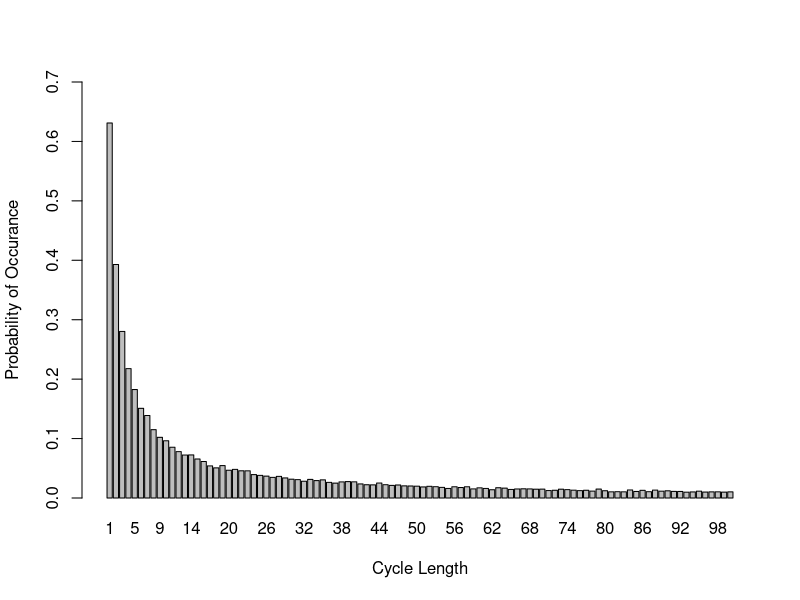

R code for this plot:
# Group members:
# 1. Jie Xin Ng s1859154
# 2. Qiqi Xiao s2323497
# 3. Imran Toprak s2430699

# GitHub Repo: https://github.com/JieXinNg/StatsProgrammingCW2.git

# Team member contributions: 
# the three of us did all the questions and helped each other out when stuck
# we compared and modified our codes into this final version
# each of us contributed equally towards this assignment, 33% each 

### Overview ####
# This project finds a good strategy for the prisoner problem with simulations.
# The prisoner problem is a problem with 2n prisoners, boxes, and cards. 
# Each prisoner is assigned a number from 1 to 2n.
# The same is done for the boxes and cards.
# In each box, a card is randomly allocated.
# The prisoner has n tries to open a box until he finds card k, his own number.
# This project simulates 3 strategies to find card k by the n-th opened box.
# A success is when the prisoner found card k by the n-th box in a simulation.
# We compare the 3 strategies with the probabilities of successful simulations.
# Startegy 1 starts at box k, then going to the next box with the card number 
# gotten in box k, this process is repeated until card = k is found.
# Strategy 2 is the same as Strategy 1, but starting at a random box instead.
# Strategy 3 is opening boxes randomly until card = k is found.
# Function Pone simulates the prisoner problem and estimate the probabilities.
# From the results, we are interested in finding the joint success probability. 
# Pall is a function to estimate the success probability for all prisoners.
# We then created dloop to explore the probabilities of each loop length from 1 
# to 2n occurring at least once in a random shuffling of cards to boxes.
# dloop is used to find an explanation for why strategy 1 is better.
# The presence of loops while being in the loop for starting at box k increases 
# the chances of finding card k if loops with length<=n are more likely to occur 
# We end the project with visualising the probabilities of each loop length from
# 1 to 2n occurring at least once in a random shuffling of cards to boxes.
#################

create_box <- function(n)
{
  # returns a list of 2n of box-car pairs, each card is randomly allocated to a box  
  # @return box_with_card = a list of box and card pairs
  # @param n = half of the number of boxes, i.e. put n=5 if you wish to create 10 box-card pairs

  
  box_number <- c(1:(2*n)) # create an array of boxes from 1 to 2n
  card_number <- sample(1:(2*n)) # create an array of cards randomly sorted from 1 to 2n
  box_with_card <- list() # create a list to contain the box-card pair
  
  # loop to pair up the boxes and cards
  for (i in 1:(2*n)) {
    box_with_card <- append(box_with_card, list(c(box_number[i],card_number[i]))) 
  }
  
  return(box_with_card) # this is in the format (box_number,card_number)
}


strategy1 <- function(n, k, box_with_card)
{
  # this function is used to determine if the k-th prisoner succeed by strategy 1
  # return 1 if succeed or return 0 if fail
  # Strategy 1 is to start at box k, then going to the subsequent box with the 
  # card number gotten in box k, this process is repeated until card = k is found
  # @param n = number of boxes opened to find k card
  # @param k = prisoner's number
  # @param box_with_card = the list of all box-card pairs
  
  
  k_success <- 0
  picked_box <- box_with_card[[k]] # The k-th box is the first opened box
  
  # loop n times as a prisoner only has n tries
  for (b in 1:n){
    # if we do not find the prisoner's number in the box
    if (picked_box[2] != k){
      # pick the next box using the card number found in current box
      picked_box <- box_with_card[[picked_box[2]]] 
    }
    # if we found the prisoner's card by the n-th opened box
    else {
      k_success <- 1 # count up the number of successess
      break
    }
  }
  return (k_success)
}


strategy2 <- function(n, k, box_with_card)
{
  # this function is used to determine if the k-th prisoner succeed by strategy 2
  # return 1 if succeed or return 0 if fail
  # Strategy 2 is the same as Strategy 1, but starting at a random box instead
  # @param n = number of boxes opened to find k card
  # @param k = prisoner's number
  # @param box_with_card = the list of all box-card pairs
  
  
  k_success <- 0
  # start from a randomly selected box
  picked_box <- box_with_card[[sample(1:(2*n),1)]] 
  
  # loop n times as a prisoner only has n tries
  for (b in 1:n){
    # if we do not find the prisoner's number in the box
    if (picked_box[2] != k){
      # pick the next box using the card number found in current box
      picked_box <- box_with_card[[picked_box[2]]]
    }
    # if we found the prisoner's card by the n-th opened box
    else {
      k_success <- 1  # count up the number of successes
      break
    }
  }
  return (k_success)
}


strategy3 <- function(n, k, box_with_card)
{
  # this function is used to determine if the k-th prisoner succeed by strategy 3
  # return 1 if succeed or return 0 if fail
  # Strategy 3 is opening boxes randomly until card = k is found
  # @param n = number of boxes opened to find k card
  # @param k = prisoner's number
  # @param box_with_card = the list of all box-card pairs
  
  k_success <- 0
  # prisoners open n boxes at random
  open_order <- c(sample(1:(2*n),n))
  # every prisoner can open at most n boxes
  for (j in 1:n) {
    # if the prisoner successfully found the card with number k
    if (box_with_card[[open_order[j]]][2] == k) {
      k_success <- 1 # count up the number of successes
      break
    }
  }
  return(k_success)
}

Pone <- function(n, k, strategy, nreps){
  
  # Pone is used to estimate the probability of finding card = k by the n-th box
  # Strategy 1 is to start at box k, then going to the subsequent box with the 
  # card number gotten in box k, this process is repeated until card = k is found
  # Strategy 2 is the same as Strategy 1, but starting at a random box instead
  # Strategy 3 is opening boxes randomly until card = k is found
  #
  # This function uses create_box
  # @return the probability of finding card = k by the n-th box given a strategy
  # @param n = number of boxes opened to find k card
  # @param k = prisoner's number
  # @param strategy = strategy chosen to find k card
  # @param nreps = number of repetitions of simulation to estimate probability
  
  if (strategy == 1){
    count = 0 # start a counter for successful simulations 
    
    # repeat the simulation nreps times
    for (rep in 1:nreps){
      box_with_card <- create_box(n) # create a list of 2n random box-card pairs 
      # counting the simulation as a success
      count <- strategy1(n, k, box_with_card) + count
    }
  }
  
  else if (strategy == 2)
  {
    count = 0 # start a counter for successful simulations
    # repeat the simulation nreps times
    for (rep in 1:nreps){
      box_with_card <- create_box(n) # create a list of 2n random box-card pairs 
      # counting the simulation as a success
      count <- strategy2(n, k, box_with_card) + count
    }
  }
  
  else if (strategy == 3)
  {
    count = 0 # start a counter for successful simulations
    # repeat the simulation nreps times
    for (rep in 1:nreps){
      box_with_card <- create_box(n) # create a list of 2n random box-card pairs 
      # counting the simulation as a success
      count <- strategy3(n, k, box_with_card) + count
    }
  }
  
  return(count/nreps) # probability = number of successes / total simulations 
  
}


Pall <- function(n,strategy,nreps)
{ 
  # Pall aims to find the probability that all prisoners successfully found their card 
  # The 3 strategies are the same as those in Pone.
  # @param n = number of boxes opened to find k card
  # @param strategy = strategy chosen to find k card, which should be 1, 2 or 3
  # @param nreps = number of repetitions of simulation to estimate probability
  
  count_simulations <- 0 # counting up the number of times that all prisoners succeed
  if(strategy == 1)
  {
    # repeat the simulation nreps times
    for (rep in 1:nreps){
      # counting up the number of prisoners succeed in one simulation
      count_one_simulation <- 0 
      # all box-card pairs are exactly the same for every prisoner in one simulation
      box_with_card <- create_box(n)
      # loop over the prisoners
      for (k in 1:(2*n)){
        count_one_simulation <- strategy1(n, k, box_with_card) + count_one_simulation
      }
      # decide if all prisoners succeed in this simulation
      if (count_one_simulation == 2*n){
        count_simulations <- count_simulations + 1 # +1 for every joint success
      }
    }
  }
  
  else if (strategy == 2)
  {
    # counting up the number of times that all prisoners succeed
    count_simulations <- 0 
    # repeat the simulation nreps times
    for (rep in 1:nreps){
      # counting up the number of prisoners succeed in one simulation
      count_one_simulation <- 0 
      box_with_card <- create_box(n)
      # loop over the prisoners
      for (k in 1:(2*n)){
        count_one_simulation <- strategy2(n, k, box_with_card) + count_one_simulation
      }
      # decide if all prisoners succeed in this simulation
      if (count_one_simulation == 2*n){
        count_simulations <- count_simulations + 1 # +1 for every joint success
      }
    }
  }
  
  else if (strategy == 3) 
  {
    # counting up the number of times that all prisoners succeed
    count_simulations <- 0 
    # repeat the simulation nreps times
    for (rep in 1:nreps){
      box_with_card <- create_box(n)
      # counting up the number of prisoners succeed in one simulation
      count_one_simulation <- 0 
      # loop over the prisoners
      for (k in 1:(2*n)){
        count_one_simulation <- strategy3(n, k, box_with_card) + count_one_simulation
      }
      # decide if all prisoners succeed in this simulation
      if (count_one_simulation == 2*n) {
        count_simulations <- count_simulations + 1 # +1 for every joint success
      }
    }
    
  }
  return(count_simulations/nreps) 
}

# We compare the probabilities for n=5 and n=50 for individual and joint probabilities
one5 <- c(Pone(5,7,1,10000),Pone(5,7,2,10000),Pone(5,7,3,10000))
one50 <- c(Pone(50,7,1,10000),Pone(50,7,2,10000),Pone(50,7,3,10000))
all5 <- c(Pall(5,1,10000),Pall(5,2,10000),Pall(5,3,10000))
all50 <- c(Pall(50,1,10000),Pall(50,2,10000),Pall(50,3,10000))
# when n=5
for (i in 1:3){
  print(paste0("The individual success probability for n = 5 using strategy ", 
               i, " is ", one5[i]))
  print(paste0("The joint success probability for n = 5 using strategy ", 
               i, " is ", all5[i]))
}
# when n=50
for (i in 1:3){
  print(paste0("The individual success probability for n = 50 using strategy ", 
               i, " is ", one50[i]))
  print(paste0("The joint success probability for n = 50 using strategy ", 
               i, " is ", all50[i]))
}

# Comments about findings
#Strategy 1 works significantly better than the other strategies because of the loops, 
#during the opening sequences which will be elaborated in the next questions, as well.

#For strategy 3, we do not consider the loops, because the prisoners pick the boxes
#randomly. Their decision do not depends on the outcome of the previous box. So, each 
#prisoner will have 0.5 chance, and the success probability of each prisoner is independent
#from the others. Therefore, joint success probability decreases dramatically with increasing n.

#If prisoners decide on the next box according to the outcome of previous box, a loop will 
#definitely occur, because we will turn back to our initial box ultimately. In other words, 
#there will be limited number of loops whose lengths are ranging from 1 to 2n in each 
#random shuffling of the cards.

#Then, for strategy 2, we always have to possibilities: Either the first randomly selected box 
#and our desired box are members of the same loop, or not. If not, we will have infinite loop 
#and it is impossible to reach the box containing our number in n steps. That is why the joint 
#probability  of success is dramatically less then the one in strategy 1. According to Pone function, 
#the probability of success for each prisoner was around 0.4, and it is independent from the other  
#prisoners again. Which decreases the probability of total success with increasing n, again.

#Unlike strategy 2, strategy 3 works significantly well, because the loop including our first box
# will definitely include our desired box, because we are starting with the box with the our number.
#Then, the probability of success will depend on the length of this first loop. As we can try n times 
#at most, we can find our number only if the length of loop is less than n+1. For a single person, 
#the probability of success is still 0.5, but this time joint probability is much higher, because 
#the success of each prisoner will not be independent from the others. Because the room is turned to 
#its original state after each turn, and all prisoners start with a unique number. Then, all loops 
#included by 2n different box-number combinations will be tried by the prisoners, and if the maximum
#loop length is less than n+1, then all prisoners will be free. 

dloop <- function (n,nreps){
  
  # dloop estimates the probabilities of each loop length from 1 to 2n occurring 
  # at least once in a random shuffling of cards to boxes.
  # This is done by setting up two variables "start" and "pick"
  # "start" is used to decompose the cycles as we remove elements found in the 
  # "start" cycle such that we do not end up in the same permutation cycle again 
  # when picking a new "start" value.
  # "pick" is used to pick the next opened box while adding each element found 
  # to the list of elements to be excluded from "start", if we end up picking a
  # box with the card "start", we end the current loop and and choose a new "start"
  #
  # @return a 2n array of probabilities for each loop length occurring at least 
  # once in a random shuffling of cards to boxes
  # @param n = half the loop length, i.e. put n=5 if you wish to create 10 box-card pairs
  # @param nreps = number of repetitions of simulation to estimate probability
  
  
  # array to contain the probabilites for all loop length occurring at least once 
  loop_len_for_all <- rep(0,2*n)
  
  # loop the simulation nreps times 
  for (rep in 1:nreps){
    # array to contain the probabilities for all loop length occurring at least once in a given simulation
    loop_len_for_one <- rep(0,2*n)
    # collect the box numbers that have been in a loop so they are not chosen again
    loop_included <- c() 
    card_num <- sample(1:(2*n)) # random shuffling of card numbers from 1 to 2n
    start <- 1                  # start with the first card for the first loop
    
    # while we have not found all the cycles of the cards
    while (length(loop_included) != 2*n) {
      # if we have not gone through all possible loops
      if (length(loop_included) >= 1 & length(loop_included) < 2*n-1){
        # pick the next start for next loop from cards that have not been opened
        start <- sample(c(1:(2*n))[-loop_included], 1)
      }
      
      # else if we have gone through all loops except for one
      else if(length(loop_included) == 2*n-1){
        
        start <- c(1:(2*n))[-loop_included] # set the last card number = element in loop_included
      }
  
      pick <- start     # set the first opened box number to be start
      length_count <- 0 # count up the length of the loop
      
      # while we have not reached the end of the loop
      # i.e. the selected card is not the starting box
      while (card_num[pick] != start){
        # keep adding the elements in the cycle into loop_included
        loop_included <- append(loop_included, pick)
        pick <- card_num[pick]            # pick the next box to be the current card number
        length_count <- length_count + 1  # counting up the length of each loop
        
      }
      
      loop_included <- append(loop_included, pick) # the last element in the loop is not counted up
      length_count <- length_count + 1             # count up the number of elements in the loop
      # count the times each loop length shows in one simulation
      loop_len_for_one[length_count] <- loop_len_for_one[length_count] + 1 
      
    }
    
    # loop through each cycle length to update the value for loop_len_for_all
    for (i in 1:(2*n)){
      # if the cycle length occurs at least one
      if (loop_len_for_one[i] != 0){
        # count up each loop length occurring at least once for all simulations
        loop_len_for_all[i] <- loop_len_for_all[i] + 1 
      }
    }
  }
  
  # divide total number of times each cycle length occurs by nreps to get probability
  return(loop_len_for_all / nreps) 
  
}

# Now we explore the probabilities with dloop and visualise them
prob<-dloop(50,10000)
print(paste0("Below is the estimate of the probabilities of each loop length from 1 to " 
      ,"2n occurring at least once for n = 50."))
print(prob)
prob2<- sum(prob[51:100]) # this sum gives us the probability of losing
print(paste0("The probability that there is no loop longer than 50 in a random ", 
             "reshuffling of cards to boxes is ", 1 - prob2, " this is close to", 
             " the joint success probaility as found using Pall(50,1,10000)"))
# plot the probabilities
dat <- data.frame(x=c(1:100), y=(prob))
barplot(dat$y, names.arg=dat$x, ylim=c(0,0.7), ylab="Probability of Occurance", xlab="Cycle Length")


